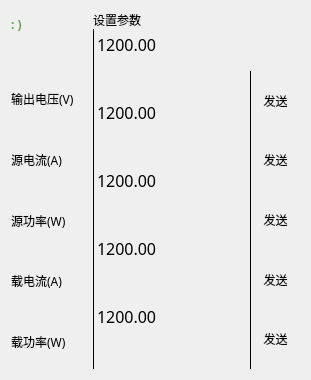
       <widget class="QWidget" name="verticalLayoutWidget_4">
        <property name="geometry">
         <rect>
          <x>10</x>
          <y>10</y>
          <width>311</width>
          <height>251</height>
         </rect>
        </property>
        <layout class="QVBoxLayout" name="verticalLayout_13">
         <item>
          <layout class="QHBoxLayout" name="horizontalLayout_5" stretch="15,30,10">
           <item>
            <layout class="QVBoxLayout" name="verticalLayout_11" stretch="5,5,10,10,10,10,10">
             <item>
              <widget class="QLabel" name="label_CAN">
               <property name="maximumSize">
                <size>
                 <width>600</width>
                 <height>16777215</height>
                </size>
               </property>
               <property name="palette">
                <palette>
                 <active>
                  <colorrole role="WindowText">
                   <brush brushstyle="SolidPattern">
                    <color alpha="255">
                     <red>100</red>
                     <green>166</green>
                     <blue>72</blue>
                    </color>
                   </brush>
                  </colorrole>
                 </active>
                 <inactive>
                  <colorrole role="WindowText">
                   <brush brushstyle="SolidPattern">
                    <color alpha="255">
                     <red>100</red>
                     <green>166</green>
                     <blue>72</blue>
                    </color>
                   </brush>
                  </colorrole>
                 </inactive>
                 <disabled>
                  <colorrole role="WindowText">
                   <brush brushstyle="SolidPattern">
                    <color alpha="255">
                     <red>120</red>
                     <green>120</green>
                     <blue>120</blue>
                    </color>
                   </brush>
                  </colorrole>
                 </disabled>
                </palette>
               </property>
               <property name="font">
                <font>
                 <family>MiSans Light</family>
                 <pointsize>9</pointsize>
                 <weight>75</weight>
                 <bold>true</bold>
                </font>
               </property>
               <property name="text">
                <string>: )</string>
               </property>
              </widget>
             </item>
             <item>
              <spacer name="verticalSpacer">
               <property name="orientation">
                <enum>Qt::Vertical</enum>
               </property>
               <property name="sizeType">
                <enum>QSizePolicy::Preferred</enum>
               </property>
               <property name="sizeHint" stdset="0">
                <size>
                 <width>0</width>
                 <height>2</height>
                </size>
               </property>
              </spacer>
             </item>
             <item>
              <widget class="QLabel" name="label_18">
               <property name="font">
                <font>
                 <family>MiSans</family>
                 <pointsize>9</pointsize>
                 <weight>50</weight>
                 <bold>false</bold>
                </font>
               </property>
               <property name="text">
                <string>输出电压(V)</string>
               </property>
              </widget>
             </item>
             <item>
              <widget class="QLabel" name="label_10">
               <property name="font">
                <font>
                 <family>MiSans</family>
                 <pointsize>9</pointsize>
                 <weight>50</weight>
                 <bold>false</bold>
                </font>
               </property>
               <property name="text">
                <string>源电流(A)</string>
               </property>
              </widget>
             </item>
             <item>
              <widget class="QLabel" name="label_21">
               <property name="font">
                <font>
                 <family>MiSans</family>
                 <pointsize>9</pointsize>
                 <weight>50</weight>
                 <bold>false</bold>
                </font>
               </property>
               <property name="text">
                <string>源功率(W)</string>
               </property>
              </widget>
             </item>
             <item>
              <widget class="QLabel" name="label_19">
               <property name="font">
                <font>
                 <family>MiSans</family>
                 <pointsize>9</pointsize>
                 <weight>50</weight>
                 <bold>false</bold>
                </font>
               </property>
               <property name="text">
                <string>载电流(A)</string>
               </property>
              </widget>
             </item>
             <item>
              <widget class="QLabel" name="label_20">
               <property name="font">
                <font>
                 <family>MiSans</family>
                 <pointsize>9</pointsize>
                 <weight>50</weight>
                 <bold>false</bold>
                </font>
               </property>
               <property name="text">
                <string>载功率(W)</string>
               </property>
              </widget>
             </item>
            </layout>
           </item>
           <item>
            <layout class="QVBoxLayout" name="verticalLayout_9" stretch="1,1,1,1,1,1">
             <property name="spacing">
              <number>0</number>
             </property>
             <property name="leftMargin">
              <number>0</number>
             </property>
             <property name="topMargin">
              <number>0</number>
             </property>
             <property name="rightMargin">
              <number>0</number>
             </property>
             <property name="bottomMargin">
              <number>0</number>
             </property>
             <item>
              <widget class="QLabel" name="label_11">
               <property name="sizePolicy">
                <sizepolicy hsizetype="Preferred" vsizetype="Preferred">
                 <horstretch>0</horstretch>
                 <verstretch>0</verstretch>
                </sizepolicy>
               </property>
               <property name="minimumSize">
                <size>
                 <width>0</width>
                 <height>0</height>
                </size>
               </property>
               <property name="font">
                <font>
                 <family>MiSans</family>
                 <pointsize>9</pointsize>
                 <kerning>true</kerning>
                </font>
               </property>
               <property name="styleSheet">
                <string notr="true">QLabel{
background-color:rgb(255,132,139,0);
color:rgb(0, 0, 0);
}</string>
               </property>
               <property name="text">
                <string>设置参数</string>
               </property>
              </widget>
             </item>
             <item>
              <widget class="QPlainTextEdit" name="CAN_Set_V">
               <property name="sizePolicy">
                <sizepolicy hsizetype="Expanding" vsizetype="Preferred">
                 <horstretch>0</horstretch>
                 <verstretch>0</verstretch>
                </sizepolicy>
               </property>
               <property name="minimumSize">
                <size>
                 <width>20</width>
                 <height>0</height>
                </size>
               </property>
               <property name="sizeIncrement">
                <size>
                 <width>0</width>
                 <height>0</height>
                </size>
               </property>
               <property name="baseSize">
                <size>
                 <width>0</width>
                 <height>0</height>
                </size>
               </property>
               <property name="font">
                <font>
                 <family>MiSans</family>
                 <pointsize>12</pointsize>
                </font>
               </property>
               <property name="cursor" stdset="0">
                <cursorShape>IBeamCursor</cursorShape>
               </property>
               <property name="mouseTracking">
                <bool>true</bool>
               </property>
               <property name="tabletTracking">
                <bool>false</bool>
               </property>
               <property name="focusPolicy">
                <enum>Qt::StrongFocus</enum>
               </property>
               <property name="contextMenuPolicy">
                <enum>Qt::DefaultContextMenu</enum>
               </property>
               <property name="toolTipDuration">
                <number>0</number>
               </property>
               <property name="layoutDirection">
                <enum>Qt::LeftToRight</enum>
               </property>
               <property name="styleSheet">
                <string notr="true">QPlainTextEdit{
background-color:rgb(134, 149, 223,0);
border-left:1px solid #000000;
color:rgb(0, 0, 0);
}</string>
               </property>
               <property name="inputMethodHints">
                <set>Qt::ImhNone</set>
               </property>
               <property name="frameShape">
                <enum>QFrame::NoFrame</enum>
               </property>
               <property name="frameShadow">
                <enum>QFrame::Raised</enum>
               </property>
               <property name="lineWidth">
                <number>1</number>
               </property>
               <property name="verticalScrollBarPolicy">
                <enum>Qt::ScrollBarAsNeeded</enum>
               </property>
               <property name="horizontalScrollBarPolicy">
                <enum>Qt::ScrollBarAsNeeded</enum>
               </property>
               <property name="sizeAdjustPolicy">
                <enum>QAbstractScrollArea::AdjustIgnored</enum>
               </property>
               <property name="lineWrapMode">
                <enum>QPlainTextEdit::WidgetWidth</enum>
               </property>
               <property name="plainText">
                <string>1200.00</string>
               </property>
               <property name="overwriteMode">
                <bool>false</bool>
               </property>
               <property name="tabStopWidth">
                <number>80</number>
               </property>
               <property name="cursorWidth">
                <number>1</number>
               </property>
               <property name="textInteractionFlags">
                <set>Qt::LinksAccessibleByMouse|Qt::TextEditable|Qt::TextEditorInteraction|Qt::TextSelectableByKeyboard|Qt::TextSelectableByMouse</set>
               </property>
              </widget>
             </item>
             <item>
              <widget class="QPlainTextEdit" name="CAN_Set_Souce_I">
               <property name="sizePolicy">
                <sizepolicy hsizetype="Expanding" vsizetype="Preferred">
                 <horstretch>0</horstretch>
                 <verstretch>0</verstretch>
                </sizepolicy>
               </property>
               <property name="minimumSize">
                <size>
                 <width>20</width>
                 <height>0</height>
                </size>
               </property>
               <property name="sizeIncrement">
                <size>
                 <width>0</width>
                 <height>0</height>
                </size>
               </property>
               <property name="baseSize">
                <size>
                 <width>0</width>
                 <height>0</height>
                </size>
               </property>
               <property name="font">
                <font>
                 <family>MiSans</family>
                 <pointsize>12</pointsize>
                </font>
               </property>
               <property name="cursor" stdset="0">
                <cursorShape>IBeamCursor</cursorShape>
               </property>
               <property name="mouseTracking">
                <bool>true</bool>
               </property>
               <property name="tabletTracking">
                <bool>false</bool>
               </property>
               <property name="focusPolicy">
                <enum>Qt::StrongFocus</enum>
               </property>
               <property name="contextMenuPolicy">
                <enum>Qt::DefaultContextMenu</enum>
               </property>
               <property name="toolTipDuration">
                <number>0</number>
               </property>
               <property name="layoutDirection">
                <enum>Qt::LeftToRight</enum>
               </property>
               <property name="styleSheet">
                <string notr="true">QPlainTextEdit{
background-color:rgb(134, 149, 223,0);
border-left:1px solid #000000;
color:rgb(0, 0, 0);
}</string>
               </property>
               <property name="inputMethodHints">
                <set>Qt::ImhNone</set>
               </property>
               <property name="frameShape">
                <enum>QFrame::NoFrame</enum>
               </property>
               <property name="frameShadow">
                <enum>QFrame::Raised</enum>
               </property>
               <property name="lineWidth">
                <number>1</number>
               </property>
               <property name="verticalScrollBarPolicy">
                <enum>Qt::ScrollBarAsNeeded</enum>
               </property>
               <property name="horizontalScrollBarPolicy">
                <enum>Qt::ScrollBarAsNeeded</enum>
               </property>
               <property name="sizeAdjustPolicy">
                <enum>QAbstractScrollArea::AdjustIgnored</enum>
               </property>
               <property name="plainText">
                <string>1200.00</string>
               </property>
               <property name="overwriteMode">
                <bool>false</bool>
               </property>
               <property name="tabStopWidth">
                <number>80</number>
               </property>
               <property name="cursorWidth">
                <number>1</number>
               </property>
               <property name="textInteractionFlags">
                <set>Qt::LinksAccessibleByMouse|Qt::TextEditable|Qt::TextEditorInteraction|Qt::TextSelectableByKeyboard|Qt::TextSelectableByMouse</set>
               </property>
              </widget>
             </item>
             <item>
              <widget class="QPlainTextEdit" name="CAN_Set_Souce_P">
               <property name="sizePolicy">
                <sizepolicy hsizetype="Preferred" vsizetype="Preferred">
                 <horstretch>0</horstretch>
                 <verstretch>0</verstretch>
                </sizepolicy>
               </property>
               <property name="minimumSize">
                <size>
                 <width>20</width>
                 <height>0</height>
                </size>
               </property>
               <property name="sizeIncrement">
                <size>
                 <width>0</width>
                 <height>0</height>
                </size>
               </property>
               <property name="baseSize">
                <size>
                 <width>0</width>
                 <height>0</height>
                </size>
               </property>
               <property name="font">
                <font>
                 <family>MiSans</family>
                 <pointsize>12</pointsize>
                </font>
               </property>
               <property name="cursor" stdset="0">
                <cursorShape>IBeamCursor</cursorShape>
               </property>
               <property name="mouseTracking">
                <bool>true</bool>
               </property>
               <property name="tabletTracking">
                <bool>false</bool>
               </property>
               <property name="focusPolicy">
                <enum>Qt::StrongFocus</enum>
               </property>
               <property name="contextMenuPolicy">
                <enum>Qt::DefaultContextMenu</enum>
               </property>
               <property name="toolTipDuration">
                <number>0</number>
               </property>
               <property name="layoutDirection">
                <enum>Qt::LeftToRight</enum>
               </property>
               <property name="styleSheet">
                <string notr="true">QPlainTextEdit{
background-color:rgb(134, 149, 223,0);
border-left:1px solid #000000;
color:rgb(0, 0, 0);
}</string>
               </property>
               <property name="inputMethodHints">
                <set>Qt::ImhNone</set>
               </property>
               <property name="frameShape">
                <enum>QFrame::NoFrame</enum>
               </property>
               <property name="frameShadow">
                <enum>QFrame::Raised</enum>
               </property>
               <property name="lineWidth">
                <number>1</number>
               </property>
               <property name="verticalScrollBarPolicy">
                <enum>Qt::ScrollBarAsNeeded</enum>
               </property>
               <property name="horizontalScrollBarPolicy">
                <enum>Qt::ScrollBarAsNeeded</enum>
               </property>
               <property name="sizeAdjustPolicy">
                <enum>QAbstractScrollArea::AdjustIgnored</enum>
               </property>
               <property name="plainText">
                <string>1200.00</string>
               </property>
               <property name="overwriteMode">
                <bool>false</bool>
               </property>
               <property name="tabStopWidth">
                <number>80</number>
               </property>
               <property name="cursorWidth">
                <number>1</number>
               </property>
               <property name="textInteractionFlags">
                <set>Qt::LinksAccessibleByMouse|Qt::TextEditable|Qt::TextEditorInteraction|Qt::TextSelectableByKeyboard|Qt::TextSelectableByMouse</set>
               </property>
              </widget>
             </item>
             <item>
              <widget class="QPlainTextEdit" name="CAN_Set_Load_I">
               <property name="sizePolicy">
                <sizepolicy hsizetype="Expanding" vsizetype="Preferred">
                 <horstretch>0</horstretch>
                 <verstretch>0</verstretch>
                </sizepolicy>
               </property>
               <property name="minimumSize">
                <size>
                 <width>20</width>
                 <height>0</height>
                </size>
               </property>
               <property name="sizeIncrement">
                <size>
                 <width>0</width>
                 <height>0</height>
                </size>
               </property>
               <property name="baseSize">
                <size>
                 <width>0</width>
                 <height>0</height>
                </size>
               </property>
               <property name="font">
                <font>
                 <family>MiSans</family>
                 <pointsize>12</pointsize>
                </font>
               </property>
               <property name="cursor" stdset="0">
                <cursorShape>IBeamCursor</cursorShape>
               </property>
               <property name="mouseTracking">
                <bool>true</bool>
               </property>
               <property name="tabletTracking">
                <bool>false</bool>
               </property>
               <property name="focusPolicy">
                <enum>Qt::StrongFocus</enum>
               </property>
               <property name="contextMenuPolicy">
                <enum>Qt::DefaultContextMenu</enum>
               </property>
               <property name="toolTipDuration">
                <number>0</number>
               </property>
               <property name="layoutDirection">
                <enum>Qt::LeftToRight</enum>
               </property>
               <property name="styleSheet">
                <string notr="true">QPlainTextEdit{
background-color:rgb(134, 149, 223,0);
border-left:1px solid #000000;
color:rgb(0, 0, 0);
}</string>
               </property>
               <property name="inputMethodHints">
                <set>Qt::ImhNone</set>
               </property>
               <property name="frameShape">
                <enum>QFrame::NoFrame</enum>
               </property>
               <property name="frameShadow">
                <enum>QFrame::Raised</enum>
               </property>
               <property name="lineWidth">
                <number>1</number>
               </property>
               <property name="verticalScrollBarPolicy">
                <enum>Qt::ScrollBarAsNeeded</enum>
               </property>
               <property name="horizontalScrollBarPolicy">
                <enum>Qt::ScrollBarAsNeeded</enum>
               </property>
               <property name="sizeAdjustPolicy">
                <enum>QAbstractScrollArea::AdjustIgnored</enum>
               </property>
               <property name="plainText">
                <string>1200.00</string>
               </property>
               <property name="overwriteMode">
                <bool>false</bool>
               </property>
               <property name="tabStopWidth">
                <number>80</number>
               </property>
               <property name="cursorWidth">
                <number>1</number>
               </property>
               <property name="textInteractionFlags">
                <set>Qt::LinksAccessibleByMouse|Qt::TextEditable|Qt::TextEditorInteraction|Qt::TextSelectableByKeyboard|Qt::TextSelectableByMouse</set>
               </property>
              </widget>
             </item>
             <item>
              <widget class="QPlainTextEdit" name="CAN_Set_Load_P">
               <property name="sizePolicy">
                <sizepolicy hsizetype="Preferred" vsizetype="Preferred">
                 <horstretch>0</horstretch>
                 <verstretch>0</verstretch>
                </sizepolicy>
               </property>
               <property name="minimumSize">
                <size>
                 <width>20</width>
                 <height>0</height>
                </size>
               </property>
               <property name="sizeIncrement">
                <size>
                 <width>0</width>
                 <height>0</height>
                </size>
               </property>
               <property name="baseSize">
                <size>
                 <width>0</width>
                 <height>0</height>
                </size>
               </property>
               <property name="font">
                <font>
                 <family>MiSans</family>
                 <pointsize>12</pointsize>
                </font>
               </property>
               <property name="cursor" stdset="0">
                <cursorShape>IBeamCursor</cursorShape>
               </property>
               <property name="mouseTracking">
                <bool>true</bool>
               </property>
               <property name="tabletTracking">
                <bool>false</bool>
               </property>
               <property name="focusPolicy">
                <enum>Qt::StrongFocus</enum>
               </property>
               <property name="contextMenuPolicy">
                <enum>Qt::DefaultContextMenu</enum>
               </property>
               <property name="toolTipDuration">
                <number>0</number>
               </property>
               <property name="layoutDirection">
                <enum>Qt::LeftToRight</enum>
               </property>
               <property name="styleSheet">
                <string notr="true">QPlainTextEdit{
background-color:rgb(134, 149, 223,0);
border-left:1px solid #000000;
color:rgb(0, 0, 0);
}</string>
               </property>
               <property name="inputMethodHints">
                <set>Qt::ImhNone</set>
               </property>
               <property name="frameShape">
                <enum>QFrame::NoFrame</enum>
               </property>
               <property name="frameShadow">
                <enum>QFrame::Raised</enum>
               </property>
               <property name="lineWidth">
                <number>1</number>
               </property>
               <property name="verticalScrollBarPolicy">
                <enum>Qt::ScrollBarAsNeeded</enum>
               </property>
               <property name="horizontalScrollBarPolicy">
                <enum>Qt::ScrollBarAsNeeded</enum>
               </property>
               <property name="sizeAdjustPolicy">
                <enum>QAbstractScrollArea::AdjustIgnored</enum>
               </property>
               <property name="plainText">
                <string>1200.00</string>
               </property>
               <property name="overwriteMode">
                <bool>false</bool>
               </property>
               <property name="tabStopWidth">
                <number>80</number>
               </property>
               <property name="cursorWidth">
                <number>1</number>
               </property>
               <property name="textInteractionFlags">
                <set>Qt::LinksAccessibleByMouse|Qt::TextEditable|Qt::TextEditorInteraction|Qt::TextSelectableByKeyboard|Qt::TextSelectableByMouse</set>
               </property>
              </widget>
             </item>
            </layout>
           </item>
           <item>
            <layout class="QVBoxLayout" name="verticalLayout_8" stretch="10,10,10,10,10,10">
             <property name="spacing">
              <number>0</number>
             </property>
             <item>
              <spacer name="verticalSpacer_2">
               <property name="orientation">
                <enum>Qt::Vertical</enum>
               </property>
               <property name="sizeHint" stdset="0">
                <size>
                 <width>0</width>
                 <height>0</height>
                </size>
               </property>
              </spacer>
             </item>
             <item>
              <widget class="QPushButton" name="CAN_V_Send">
               <property name="sizePolicy">
                <sizepolicy hsizetype="Preferred" vsizetype="Preferred">
                 <horstretch>0</horstretch>
                 <verstretch>0</verstretch>
                </sizepolicy>
               </property>
               <property name="minimumSize">
                <size>
                 <width>0</width>
                 <height>0</height>
                </size>
               </property>
               <property name="font">
                <font>
                 <family>MiSans</family>
                 <pointsize>9</pointsize>
                </font>
               </property>
               <property name="styleSheet">
                <string notr="true">QPushButton
{
border-left:1px solid #000000;
border-radius:0px;
}
QPushButton:hover{
	color: rgb(0, 0, 0);
	border-color: green;
    background-color: aqua;
}


QPushButton:pressed{
	color: rgb(0, 0, 0);
	border-color: blueviolet;
    background-color: rgb(166, 255, 211);
}</string>
               </property>
               <property name="text">
                <string>发送</string>
               </property>
              </widget>
             </item>
             <item>
              <widget class="QPushButton" name="CAN_Souce_I_Send">
               <property name="sizePolicy">
                <sizepolicy hsizetype="Preferred" vsizetype="Preferred">
                 <horstretch>0</horstretch>
                 <verstretch>0</verstretch>
                </sizepolicy>
               </property>
               <property name="minimumSize">
                <size>
                 <width>0</width>
                 <height>0</height>
                </size>
               </property>
               <property name="font">
                <font>
                 <family>MiSans</family>
                 <pointsize>9</pointsize>
                </font>
               </property>
               <property name="styleSheet">
                <string notr="true">QPushButton
{
border-left:1px solid #000000;
border-radius:0px;
}
QPushButton:hover{
	color: rgb(0, 0, 0);
	border-color: green;
    background-color: aqua;
}


QPushButton:pressed{
	color: rgb(0, 0, 0);
	border-color: blueviolet;
    background-color: rgb(166, 255, 211);
}</string>
               </property>
               <property name="text">
                <string>发送</string>
               </property>
              </widget>
             </item>
             <item>
              <widget class="QPushButton" name="CAN_Souce_P_Send">
               <property name="sizePolicy">
                <sizepolicy hsizetype="Preferred" vsizetype="Preferred">
                 <horstretch>0</horstretch>
                 <verstretch>0</verstretch>
                </sizepolicy>
               </property>
               <property name="minimumSize">
                <size>
                 <width>0</width>
                 <height>0</height>
                </size>
               </property>
               <property name="font">
                <font>
                 <family>MiSans</family>
                 <pointsize>9</pointsize>
                </font>
               </property>
               <property name="styleSheet">
                <string notr="true">QPushButton
{
border-left:1px solid #000000;
border-radius:0px;
}
QPushButton:hover{
	color: rgb(0, 0, 0);
	border-color: green;
    background-color: aqua;
}


QPushButton:pressed{
	color: rgb(0, 0, 0);
	border-color: blueviolet;
    background-color: rgb(166, 255, 211);
}</string>
               </property>
               <property name="text">
                <string>发送</string>
               </property>
              </widget>
             </item>
             <item>
              <widget class="QPushButton" name="CAN_Load_I_Send">
               <property name="sizePolicy">
                <sizepolicy hsizetype="Preferred" vsizetype="Preferred">
                 <horstretch>0</horstretch>
                 <verstretch>0</verstretch>
                </sizepolicy>
               </property>
               <property name="minimumSize">
                <size>
                 <width>0</width>
                 <height>0</height>
                </size>
               </property>
               <property name="font">
                <font>
                 <family>MiSans</family>
                 <pointsize>9</pointsize>
                </font>
               </property>
               <property name="styleSheet">
                <string notr="true">QPushButton
{
border-left:1px solid #000000;
border-radius:0px;
}
QPushButton:hover{
	color: rgb(0, 0, 0);
	border-color: green;
    background-color: aqua;
}


QPushButton:pressed{
	color: rgb(0, 0, 0);
	border-color: blueviolet;
    background-color: rgb(166, 255, 211);
}</string>
               </property>
               <property name="text">
                <string>发送</string>
               </property>
              </widget>
             </item>
             <item>
              <widget class="QPushButton" name="CAN_Load_P_Send">
               <property name="sizePolicy">
                <sizepolicy hsizetype="Preferred" vsizetype="Preferred">
                 <horstretch>0</horstretch>
                 <verstretch>0</verstretch>
                </sizepolicy>
               </property>
               <property name="minimumSize">
                <size>
                 <width>0</width>
                 <height>0</height>
                </size>
               </property>
               <property name="font">
                <font>
                 <family>MiSans</family>
                 <pointsize>9</pointsize>
                </font>
               </property>
               <property name="styleSheet">
                <string notr="true">QPushButton
{
border-left:1px solid #000000;
border-radius:0px;
}
QPushButton:hover{
	color: rgb(0, 0, 0);
	border-color: green;
    background-color: aqua;
}


QPushButton:pressed{
	color: rgb(0, 0, 0);
	border-color: blueviolet;
    background-color: rgb(166, 255, 211);
}</string>
               </property>
               <property name="text">
                <string>发送</string>
               </property>
              </widget>
             </item>
            </layout>
           </item>
          </layout>
         </item>
        </layout>
       </widget>
